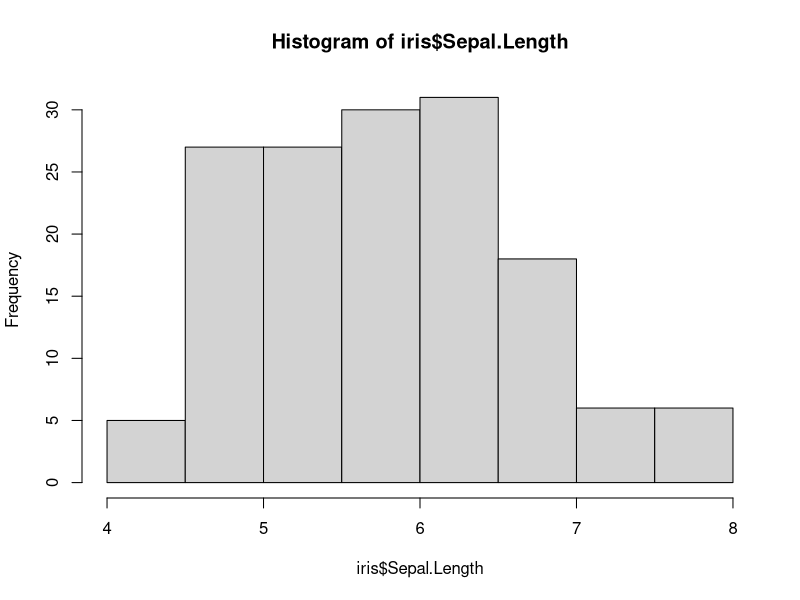
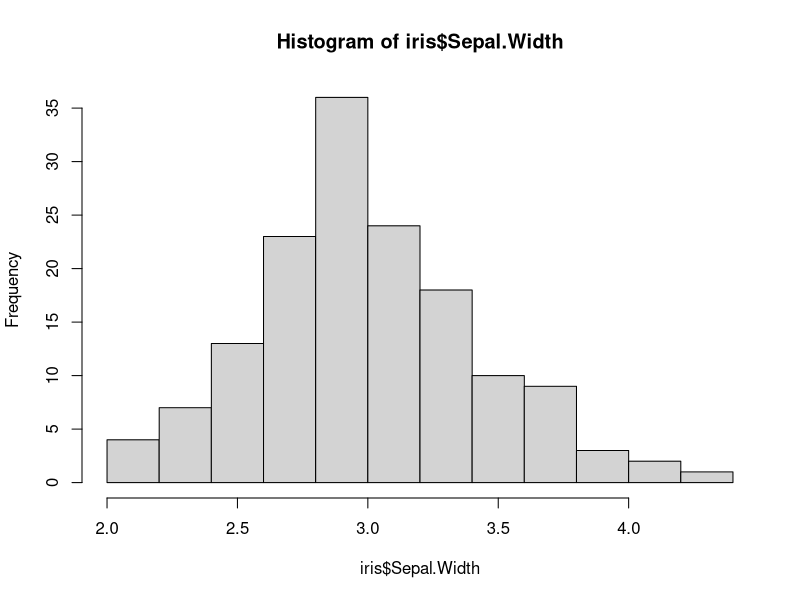
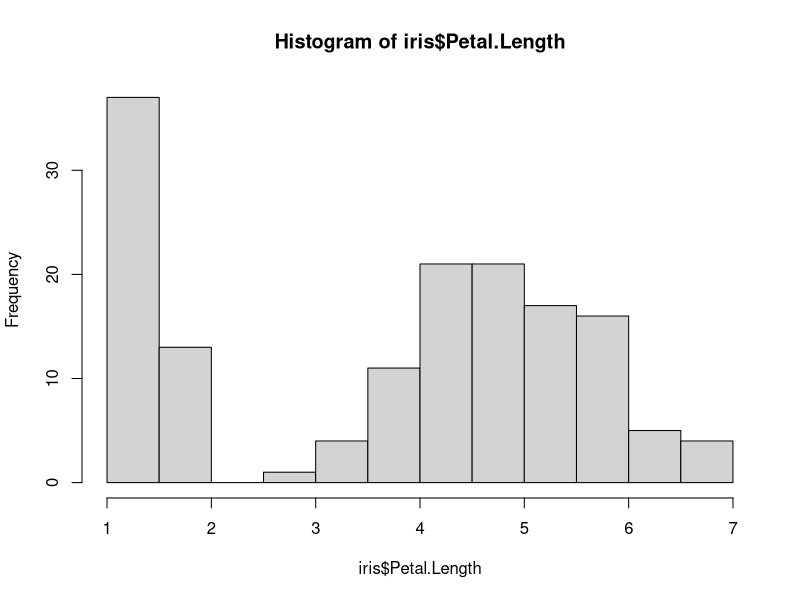
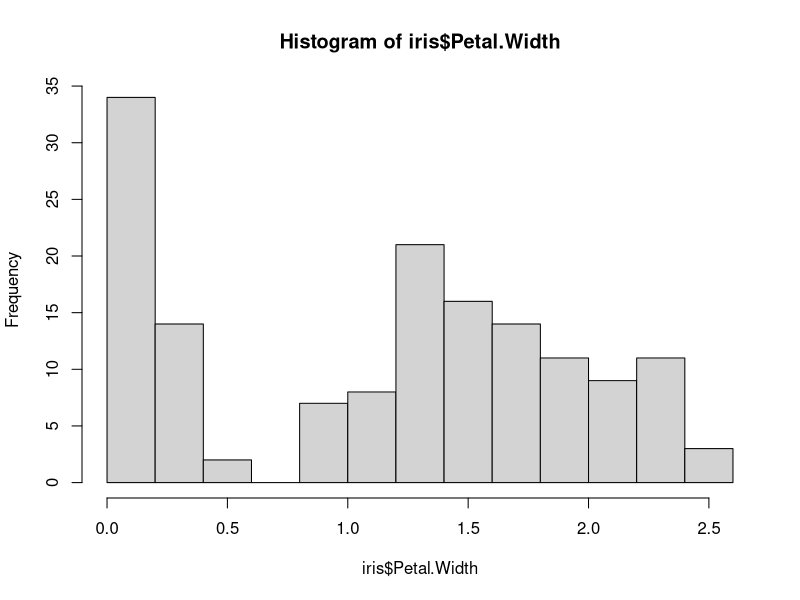
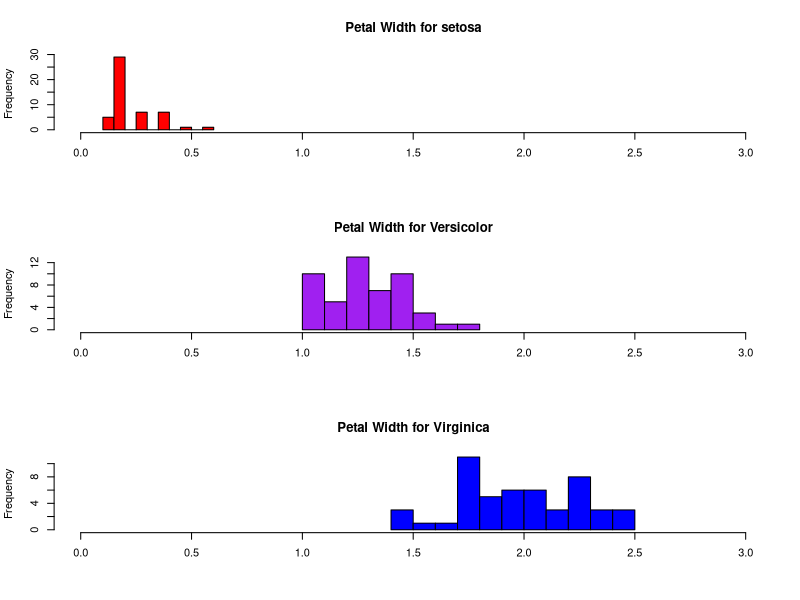

These charts were generated, in order, by the following R code:
library(datasets)

head(iris)

hist(iris$Sepal.Length)
hist(iris$Sepal.Width)
hist(iris$Petal.Length)
hist(iris$Petal.Width)

par(mfrow = c(3, 1))

hist(iris$Petal.Width [iris$Species == "setosa"],
	xlim = c(0,3),
	breaks = 9,
	main = "Petal Width for setosa",
	xlab = "",
	col = "red")

hist(iris$Petal.Width [iris$Species == "versicolor"],
	xlim = c(0,3),
	breaks = 9,
	main = "Petal Width for Versicolor",
	xlab = "",
	col = "purple")

hist(iris$Petal.Width [iris$Species == "virginica"],
	xlim = c(0,3),
	breaks = 9,
	main = "Petal Width for Virginica",
	xlab = "",
	col = "blue")

par(mfrow = c(1, 1))